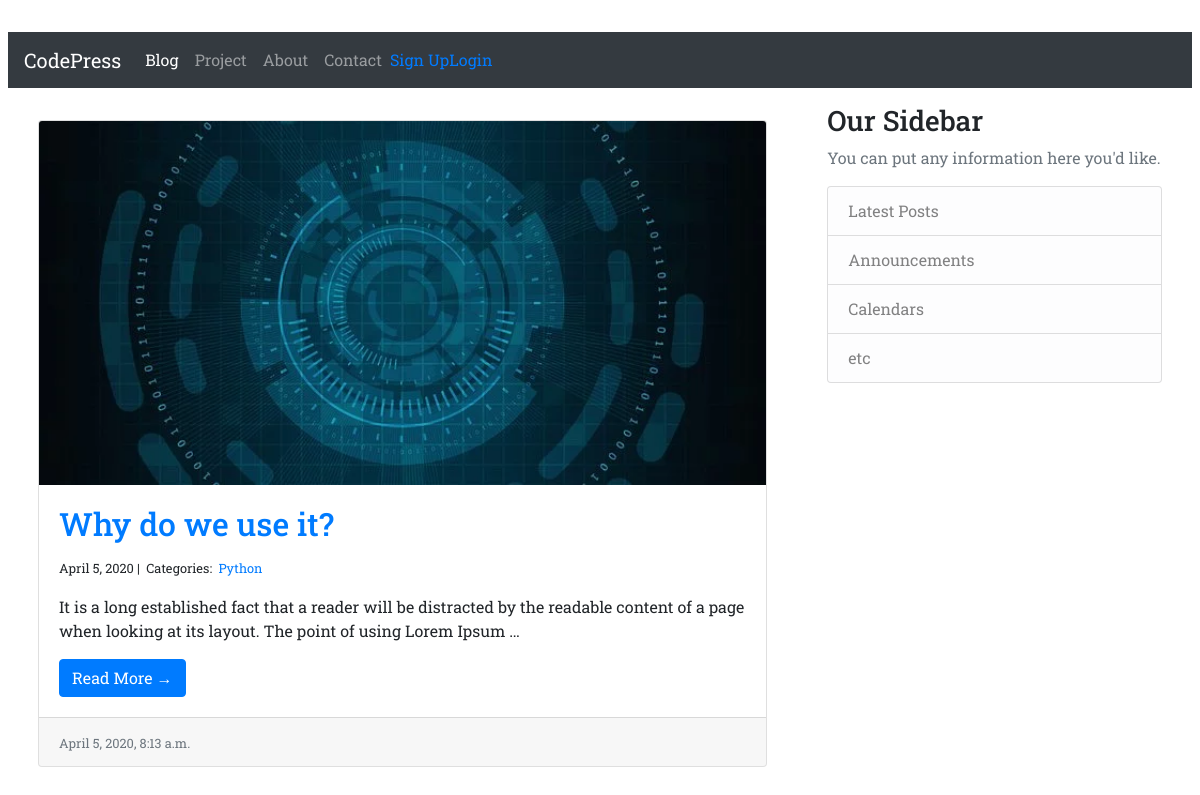
The app's page /blog/Python with its own data.
### blog/models.py (models this page shows, shortened)
class Post(models.Model):
    main_image      = models.ImageField(upload_to='images/', blank=True)
    title           = models.CharField(max_length=255)
    slug            = models.SlugField(null=False, unique=True)
    body            = models.TextField()
    created_on      = models.DateTimeField(auto_now_add=True)
    status          = models.IntegerField(choices=STATUS, default=0)
    last_modified   = models.DateTimeField(auto_now=True)
    categories      = models.ManyToManyField('Category', related_name='posts')
    read_time       = models.IntegerField(default=0)
    number_of_views = models.IntegerField(default=0, null=True, blank=True)
    number_of_likes = models.IntegerField(default=0, null=True, blank=True)
    objects = models.Manager()
    class Meta:
        ordering = ['-created_on']

class Category(models.Model):
    name = models.CharField(max_length=20, db_index=True,unique=True)
    objects = models.Manager()

### blog/views.py (the view)
# urls.py: path('<category>', views.blog_category, name="blog_category"),
def blog_category(request, category):
    posts = Post.objects.filter(
        categories__name__contains=category
    ).order_by(
        '-created_on'
    )
    context = {
        'category': category,
        'posts': posts
    }
    return render(request, 'blog_category.html', context)

### blog/templatetags/markdown_extras.py (called while the page is built)
@register.filter()
@stringfilter
def markdown(value):
    return md.markdown(value, extensions=['markdown.extensions.fenced_code'])

### blog/templates/blog_category.html
{% extends "base.html" %}
{% load markdown_extras %}
{% block page_content %}
    <div class="container">
      <div class="row">
          <div class="col-md-12 mt-3 left">
            {% for post in posts %}
              <div class="card mb-4">
                {% if post.main_image %}
                  <img class="card-img-top" src="{{ post.main_image.url }}" />
                {% endif %}
                  <div class="card-body">
                      <h2 class="card-title"><a href="{% url 'blog_detail' post.slug %}">{{ post.title }}</a></h2>
                      <small>
                        {{ post.created_on.date }} |&nbsp;
                        Categories:&nbsp;
                        {% for category in post.categories.all %}
                        <a href="{% url 'blog_category' category.name %}">
                            {{ category.name }}
                        </a>&nbsp;
                        {% endfor %}
                      </small>
                      <p class="card-text">{{ post.body | markdown | safe | truncatewords:30 }}</p>
                      <a href="{% url 'blog_detail' post.slug %}" class="btn btn-primary">Read More &rarr;</a>
                  </div>
                  <div class="card-footer">
                    <small class="text-muted">{{ post.last_modified }}</small>
                  </div>
              </div>
              {% endfor %}
          </div>
      </div>
  </div>
{% endblock %}

### static/css/style.css (style rules this page uses)
* { box-sizing: border-box; }
body { font-family: Roboto Slab; padding: 2rem 0.5rem; }

### records on screen
Post: main_image (picture), title "Why do we use it?", created_on "April 5, 2020", body "It is a long established fact that a reader will be distracted by the readable content of a page when looking at its layout. The point of using Lorem Ipsum …", last_modified "April 5, 2020, 8:13 a.m."
Category: name "Python"
